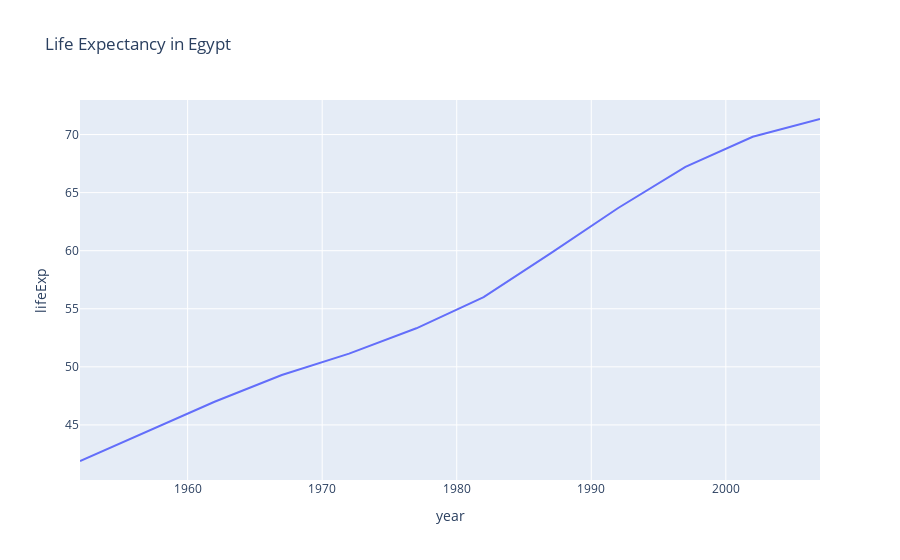

Notebook cell for this chart:
### Markdown cell above
## 🔑 Key Concepts

1. **What is a Time Series Plot?**

   * A **time series** is data collected over time (days, months, years, seconds, etc.).
   * A **time series plot** shows how something changes *over time*.
   * Example: stock prices, weather temperature, website traffic, life expectancy.

---

2. **Why Use Plotly for Time Series?**

   * Plotly makes time series plots **interactive**:

     * Hover to see the exact value at a given time
     * Zoom in to a specific period
     * Pan across the timeline
   * This is useful for spotting **trends, patterns, and anomalies**.

---

3. **Plotly Express for Time Series**

   * Use `px.line()` to draw a line chart with **time on the x-axis**.
   * You give Plotly:

     * **x = time column**
     * **y = value column**
     * (Optional) **color = category column** if you want to compare groups.

---

## 📊 Examples

### a) Basic Time Series

👉 Life expectancy in Egypt over time:

### Code cell
import plotly.express as px

data = px.data.gapminder().query("country == 'Egypt'")
fig = px.line(data, x="year", y="lifeExp", title="Life Expectancy in Egypt")
fig.show()

### Figure 1 — Plotly figure (JSON) as saved in the notebook; plotly's stock layout.template omitted (floating-point values rounded to 4 significant figures)
{"data": [{"hovertemplate": "year=%{x}<br>lifeExp=%{y}<extra></extra>", "legendgroup": "", "line": {"color": "#636efa", "dash": "solid"}, "marker": {"symbol": "circle"}, "mode": "lines", "name": "", "orientation": "v", "showlegend": false, "type": "scatter", "x": [1952, 1957, 1962, 1967, 1972, 1977, 1982, 1987, 1992, 1997, 2002, 2007], "xaxis": "x", "y": [41.89, 44.44, 46.99, 49.29, 51.14, 53.32, 56.01, 59.8, 63.67, 67.22, 69.81, 71.34], "yaxis": "y"}], "layout": {"legend": {"tracegroupgap": 0}, "title": {"text": "Life Expectancy in Egypt"}, "xaxis": {"anchor": "y", "domain": [0, 1], "title": {"text": "year"}}, "yaxis": {"anchor": "x", "domain": [0, 1], "title": {"text": "lifeExp"}}}}
